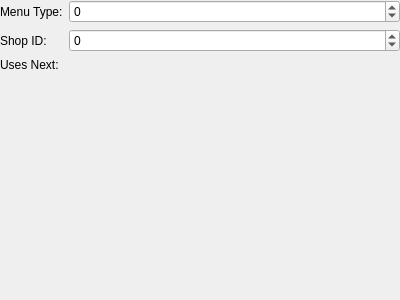
<?xml version="1.0" encoding="UTF-8"?>
<ui version="4.0">
 <class>EventOpenMenu</class>
 <widget class="QWidget" name="EventOpenMenu">
  <property name="geometry">
   <rect>
    <x>0</x>
    <y>0</y>
    <width>400</width>
    <height>300</height>
   </rect>
  </property>
  <layout class="QVBoxLayout" name="verticalLayout">
   <property name="leftMargin">
    <number>0</number>
   </property>
   <property name="topMargin">
    <number>0</number>
   </property>
   <property name="rightMargin">
    <number>0</number>
   </property>
   <property name="bottomMargin">
    <number>0</number>
   </property>
   <item>
    <layout class="QFormLayout" name="formLayout">
     <property name="fieldGrowthPolicy">
      <enum>QFormLayout::AllNonFixedFieldsGrow</enum>
     </property>
     <item row="0" column="0">
      <widget class="QLabel" name="lblMenuType">
       <property name="text">
        <string>Menu Type:</string>
       </property>
      </widget>
     </item>
     <item row="0" column="1">
      <widget class="QSpinBox" name="menuType">
       <property name="minimum">
        <number>-2147483647</number>
       </property>
       <property name="maximum">
        <number>2147483647</number>
       </property>
      </widget>
     </item>
     <item row="1" column="0">
      <widget class="QLabel" name="lblShopID">
       <property name="text">
        <string>Shop ID:</string>
       </property>
      </widget>
     </item>
     <item row="1" column="1">
      <widget class="QSpinBox" name="shopID">
       <property name="minimum">
        <number>-2147483647</number>
       </property>
       <property name="maximum">
        <number>2147483647</number>
       </property>
      </widget>
     </item>
     <item row="2" column="0">
      <widget class="QLabel" name="lblUseNext">
       <property name="text">
        <string>Uses Next:</string>
       </property>
      </widget>
     </item>
     <item row="2" column="1">
      <widget class="EventRef" name="useNext" native="true"/>
     </item>
    </layout>
   </item>
  </layout>
 </widget>
 <customwidgets>
  <customwidget>
   <class>EventRef</class>
   <extends>QWidget</extends>
   <header>EventRef.h</header>
   <container>1</container>
  </customwidget>
 </customwidgets>
 <resources/>
 <connections/>
</ui>
